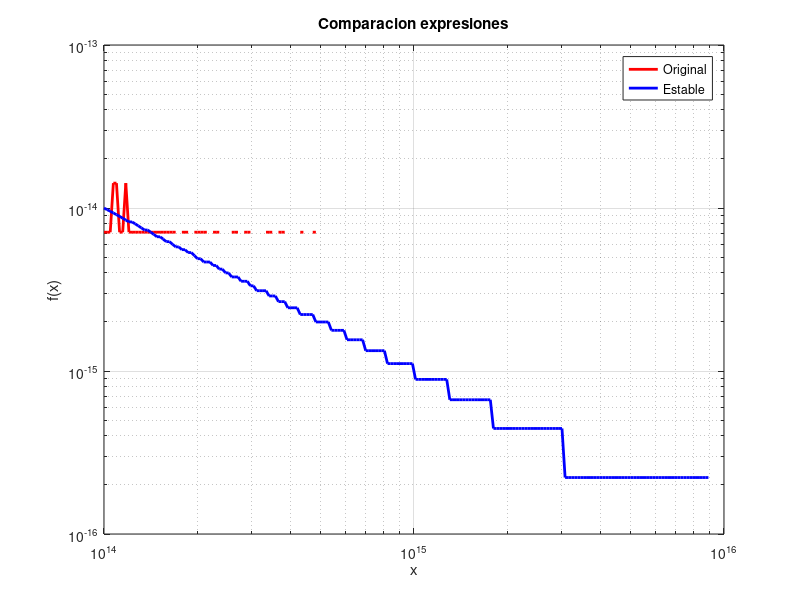
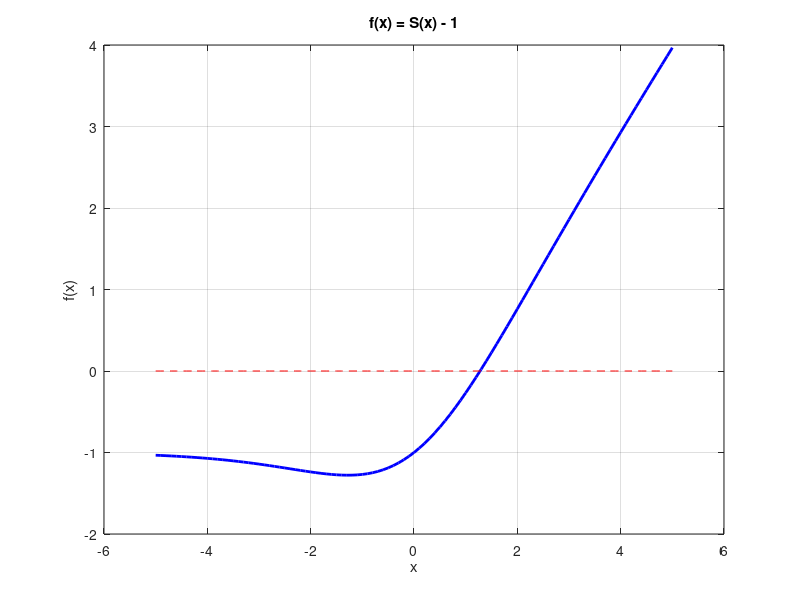

The MATLAB script that drew these images, in order: (Note: this script raises an error after producing the figures.)
%% Ejercicio 1a - Explicacion perdida de precision
%% Autor: Agustin Formenti
%% Funcion: f(x) = ln(x+1) - ln(x)

clear; clc;

%% Para x muy grandes, x+1 es casi igual a x
%% En punto flotante, ln(x+1) y ln(x) son casi iguales
%% Al restar dos numeros muy cercanos ocurre cancelacion catastrofica
%% Se pierden cifras significativas por el error de redondeo


%% Ejercicio 1b - Reescribir f(x) algebraicamente
%% Autor: Agustin Formenti

clear; clc;

%% Funcion original: f(x) = ln(x+1) - ln(x)
%% Usando propiedades del logaritmo:
%% f(x) = ln((x+1)/x) = ln(1 + 1/x)

%% Esta forma es numericamente estable para x grandes
%% porque 1/x es pequeno y ln(1 + epsilon) se calcula bien


%% Ejercicio 1c - Plotear ambas expresiones
%% Autor: Agustin Formenti

clear; clc;

x = logspace(14, 16, 200);

f_original = log(x + 1) - log(x);
f_estable = log(1 + 1./x);

figure;
loglog(x, f_original, 'r-', 'LineWidth', 2);
hold on;
loglog(x, f_estable, 'b-', 'LineWidth', 2);
xlabel('x');
ylabel('f(x)');
title('Comparacion expresiones');
legend('Original', 'Estable');
grid on;
hold off;


%% Ejercicio 2a - Definir funcion y comprobar raiz
%% Autor: Agustin Formenti
%% Swish: S(x) = x/(1+e^(-x))
%% Resolver S(x) = 1

clear; clc;

x = -5:0.1:5;
f = @(x) x ./ (1 + exp(-x)) - 1;
y = f(x);

figure;
plot(x, y, 'b-', 'LineWidth', 2);
hold on;
plot(x, zeros(size(x)), 'r--');
xlabel('x');
ylabel('f(x)');
title('f(x) = S(x) - 1');
grid on;
hold off;

%% Comprobar raiz en [1, 3]
disp(['f(1) = ', num2str(f(1))])
disp(['f(3) = ', num2str(f(3))])

%% Como f(1) < 0 y f(3) > 0, existe una raiz positiva en el intervalo


%% Ejercicio 2b - Newton-Raphson para raiz de Swish
%% Autor: Agustin Formenti

clear; clc;

x0 = 2.0;
tol = 1e-6;

x = NewtonRaphson('f_ej2b_t2', 'fp_ej2b_t2', x0, tol, 100);


%% Ejercicio 2c - Analisis de convergencia
%% Autor: Agustin Formenti

clear; clc;

%% Newton-Raphson converge si f'(x0) no es cero y x0 esta cerca de la raiz
%% La derivada f'(x) es positiva y suave cerca de la raiz
%% La convergencia esta garantizada en el intervalo [1, 3]
%% donde la funcion es monotona y derivable
%% Si x0 esta muy lejos puede divergir o converger lentamente


%% Ejercicio 3a - Resolver SEL con metodo directo
%% Autor: Agustin Formenti

clear; clc;

A = [13.442 0 0 0;
     -13.442 12.252 0 0;
     0 -12.252 12.337 0;
     0 0 -12.337 11.797];

b = [750.5; 300; 102; 30];

x = Gauss(A, b);

disp('Solucion del sistema:')
disp(['x1 = ', num2str(x(1))])
disp(['x2 = ', num2str(x(2))])
disp(['x3 = ', num2str(x(3))])
disp(['x4 = ', num2str(x(4))])


%% Ejercicio 3b - Vector residual y norma
%% Autor: Agustin Formenti

clear; clc;

A = [13.442 0 0 0;
     -13.442 12.252 0 0;
     0 -12.252 12.337 0;
     0 0 -12.337 11.797];

b = [750.5; 300; 102; 30];

x = Gauss(A, b);

%% Vector residual r = b - Ax
r = b - A * x;

%% Norma 1 del residual
norma_r = norm(r, 1);

disp('Vector residual:')
disp(r)
disp(['Norma ||r||_1 = ', num2str(norma_r)])


%% Ejercicio 3c - Numero de condicion
%% Autor: Agustin Formenti

clear; clc;

A = [13.442 0 0 0;
     -13.442 12.252 0 0;
     0 -12.252 12.337 0;
     0 0 -12.337 11.797];

b = [750.5; 300; 102; 30];

%% Normas
norma_A = norm(A, 1);
norma_Ainv = norm(inv(A), 1);

%% Numero de condicion
kappa = norma_A * norma_Ainv;

%% Digitos perdidos
digitos = log10(kappa);

disp(['Norma ||A||_1 = ', num2str(norma_A)])
disp(['Norma ||A^-1||_1 = ', num2str(norma_Ainv)])
disp(['Numero de condicion kappa(A) = ', num2str(kappa)])
disp(['Digitos perdidos aprox = ', num2str(digitos)])


%% Ejercicio 4a - Convergencia de Jacobi y Gauss-Seidel
%% Autor: Agustin Formenti

clear; clc;

G = [1.0 -0.425 -0.425 0.0 -0.425;
     -0.425 1.0 0.0 -0.425 0.0;
     -0.425 -0.425 1.0 0.0 0.0;
     0.0 0.0 -0.425 1.0 -0.425;
     0.0 0.0 0.0 -0.425 1.0];

%% No se puede asegurar convergencia de antemano porque
%% la matriz G no es diagonal dominante estricta
%% Para diagonal dominancia necesitamos |g_ii| > suma|g_ij| para todo i
%% En este caso no se cumple para todas las filas


%% Ejercicio 4b - Resolver con Jacobi y Gauss-Seidel
%% Autor: Agustin Formenti

clear; clc;

G = [1.0 -0.425 -0.425 0.0 -0.425;
     -0.425 1.0 0.0 -0.425 0.0;
     -0.425 -0.425 1.0 0.0 0.0;
     0.0 0.0 -0.425 1.0 -0.425;
     0.0 0.0 0.0 -0.425 1.0];

e = [0.03; 0.03; 0.03; 0.03; 0.03];
p0 = [0.2; 0.2; 0.2; 0.2; 0.2];
tol = 1e-5;

disp('Jacobi:')
p_j = Jacobi(G, e, p0, tol, 1000);

disp(' ')
disp('Gauss-Seidel:')
p_gs = GaussSeidel(G, e, p0, tol, 1000);

%% Ordenar paginas
[puntajes, orden] = sort(p_gs, 'descend');

disp(' ')
disp('Orden de paginas (mayor a menor relevancia):')
for i = 1:length(orden)
    disp(['P', num2str(orden(i)), ' con puntaje ', num2str(puntajes(i))])
end


%% Ejercicio 4c - Cambiar tolerancia
%% Autor: Agustin Formenti

clear; clc;

G = [1.0 -0.425 -0.425 0.0 -0.425;
     -0.425 1.0 0.0 -0.425 0.0;
     -0.425 -0.425 1.0 0.0 0.0;
     0.0 0.0 -0.425 1.0 -0.425;
     0.0 0.0 0.0 -0.425 1.0];

e = [0.03; 0.03; 0.03; 0.03; 0.03];
p0 = [0.2; 0.2; 0.2; 0.2; 0.2; 0.2];
tol = 1e-10;

%% Al disminuir la tolerancia, esperamos que aumente el numero de iteraciones
%% porque el criterio de parada es mas estricto

disp('Jacobi con tol = 1e-10:')
p_j = Jacobi(G, e, p0, tol, 1000);

disp(' ')
disp('Gauss-Seidel con tol = 1e-10:')
p_gs = GaussSeidel(G, e, p0, tol, 1000);


%% Ejercicio 5a - SOR con diferentes omega
%% Autor: Agustin Formenti

clear; clc;

A = [4 -1 -1;
     -1 4 -1;
     -1 -1 4];

b = [2; 2; 2];
x0 = [0; 0; 0];
tol = 1e-9;

omegas = 0.1:0.1:1.9;

for k = 1:length(omegas)
    omega = omegas(k);
    [x, iter, resrel] = SOR(A, b, x0, omega, tol, 1000);
end


%% Ejercicio 5b - Calcular errores
%% Autor: Agustin Formenti

clear; clc;

A = [4 -1 -1;
     -1 4 -1;
     -1 -1 4];

b = [2; 2; 2];
x_exacta = [1; 1; 1];
x0 = [0; 0; 0];
tol = 1e-9;

omegas = 0.1:0.1:1.9;
errores = zeros(size(omegas));
residuos = zeros(size(omegas));

for k = 1:length(omegas)
    omega = omegas(k);
    [x, iter, resrel] = SOR(A, b, x0, omega, tol, 1000);

    errores(k) = norm(x - x_exacta, 2);
    r = b - A * x;
    residuos(k) = norm(r, 2) / norm(b, 2);
end


%% Ejercicio 5c - Graficar omega vs error y residuo
%% Autor: Agustin Formenti

clear; clc;

A = [4 -1 -1;
     -1 4 -1;
     -1 -1 4];

b = [2; 2; 2];
x_exacta = [1; 1; 1];
x0 = [0; 0; 0];
tol = 1e-9;

omegas = 0.1:0.1:1.9;
errores = zeros(size(omegas));
residuos = zeros(size(omegas));

for k = 1:length(omegas)
    omega = omegas(k);
    [x, iter, resrel] = SOR(A, b, x0, omega, tol, 1000);

    errores(k) = norm(x - x_exacta, 2);
    r = b - A * x;
    residuos(k) = norm(r, 2) / norm(b, 2);
end

figure;

subplot(2, 1, 1);
semilogy(omegas, errores, 'b-o', 'LineWidth', 2);
xlabel('omega');
ylabel('Error absoluto');
title('omega vs Error absoluto');
grid on;

subplot(2, 1, 2);
semilogy(omegas, residuos, 'r-x', 'LineWidth', 2);
xlabel('omega');
ylabel('Residuo relativo');
title('omega vs Residuo relativo');
grid on;

[min_err, idx] = min(errores);
omega_opt = omegas(idx);

disp(['omega optimo: ', num2str(omega_opt)])
disp(['Error minimo: ', num2str(min_err)])
